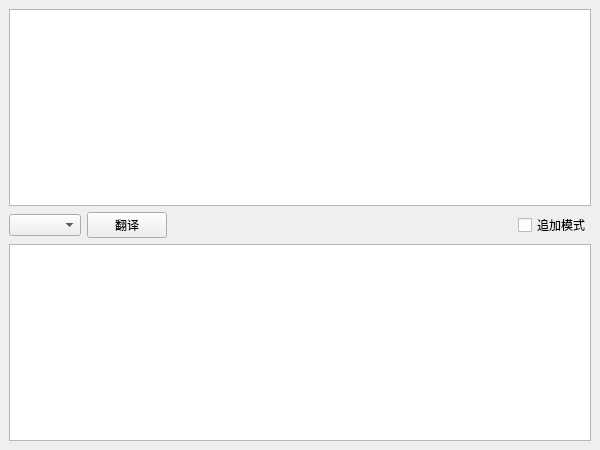
<?xml version="1.0" encoding="UTF-8"?>
<ui version="4.0">
 <class>MainWindow</class>
 <widget class="QMainWindow" name="MainWindow">
  <property name="geometry">
   <rect>
    <x>0</x>
    <y>0</y>
    <width>600</width>
    <height>450</height>
   </rect>
  </property>
  <property name="windowTitle">
   <string>兰译</string>
  </property>
  <property name="windowIcon">
   <iconset>
    <normaloff>ui/icon.png</normaloff>ui/icon.png</iconset>
  </property>
  <widget class="QWidget" name="centralwidget">
   <layout class="QVBoxLayout" name="verticalLayout">
    <item>
     <widget class="QPlainTextEdit" name="te_from"/>
    </item>
    <item>
     <layout class="QHBoxLayout" name="horizontalLayout">
      <item>
       <widget class="QComboBox" name="cbb_to"/>
      </item>
      <item>
       <widget class="QPushButton" name="pushButton">
        <property name="text">
         <string>翻译</string>
        </property>
       </widget>
      </item>
      <item>
       <spacer name="horizontalSpacer">
        <property name="orientation">
         <enum>Qt::Horizontal</enum>
        </property>
        <property name="sizeHint" stdset="0">
         <size>
          <width>40</width>
          <height>20</height>
         </size>
        </property>
       </spacer>
      </item>
      <item>
       <widget class="QCheckBox" name="cb_add">
        <property name="text">
         <string>追加模式</string>
        </property>
       </widget>
      </item>
     </layout>
    </item>
    <item>
     <widget class="QPlainTextEdit" name="te_to"/>
    </item>
   </layout>
  </widget>
 </widget>
 <resources/>
 <connections/>
</ui>
